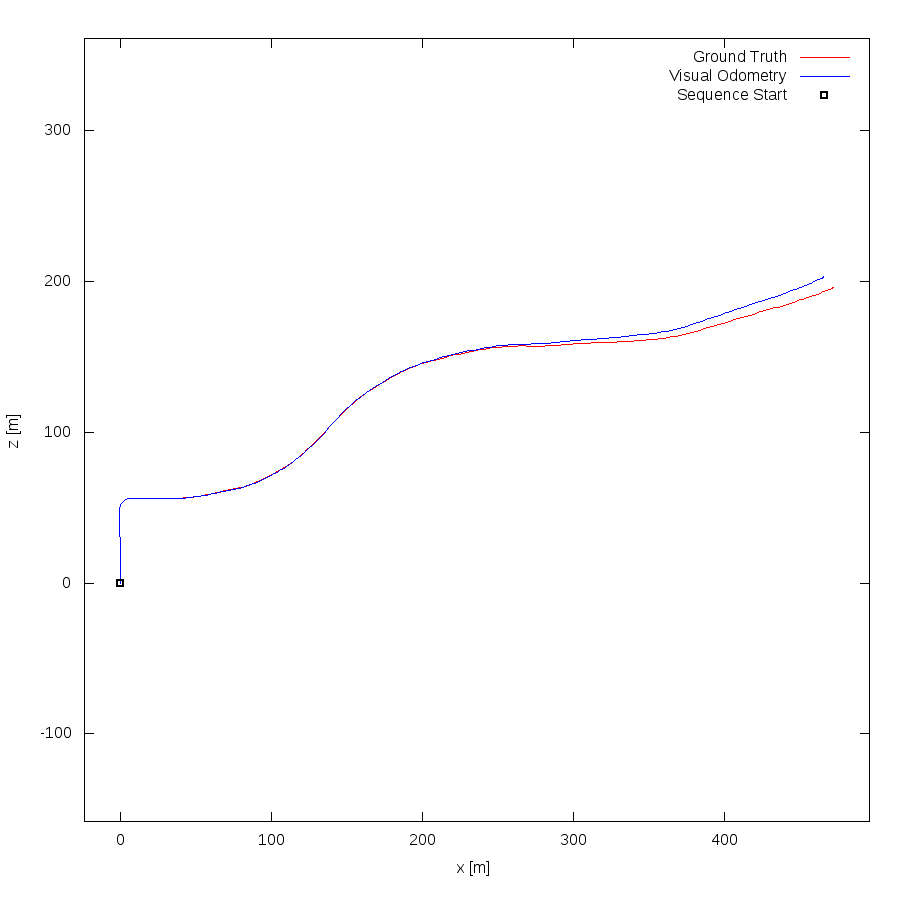

Reproduce this figure in gnuplot.
set term postscript eps enhanced color
set output "03.eps"
set size ratio -1
set xrange [-24:496]
set yrange [-158:361]
set xlabel "x [m]"
set ylabel "z [m]"
plot "03.txt" using 1:2 lc rgb "#FF0000" title 'Ground Truth' w lines,"03.txt" using 3:4 lc rgb "#0000FF" title 'Visual Odometry' w lines,"< head -1 03.txt" using 1:2 lc rgb "#000000" pt 4 ps 1 lw 2 title 'Sequence Start' w points
